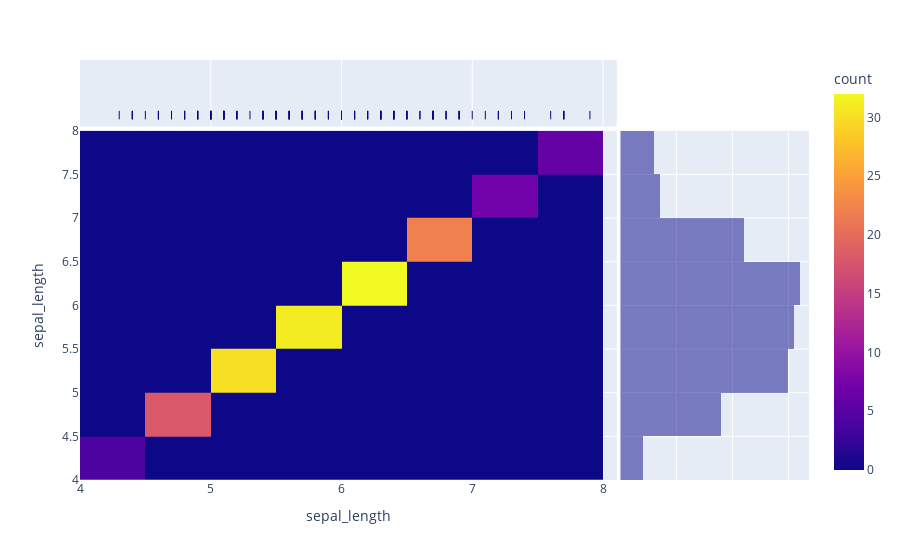
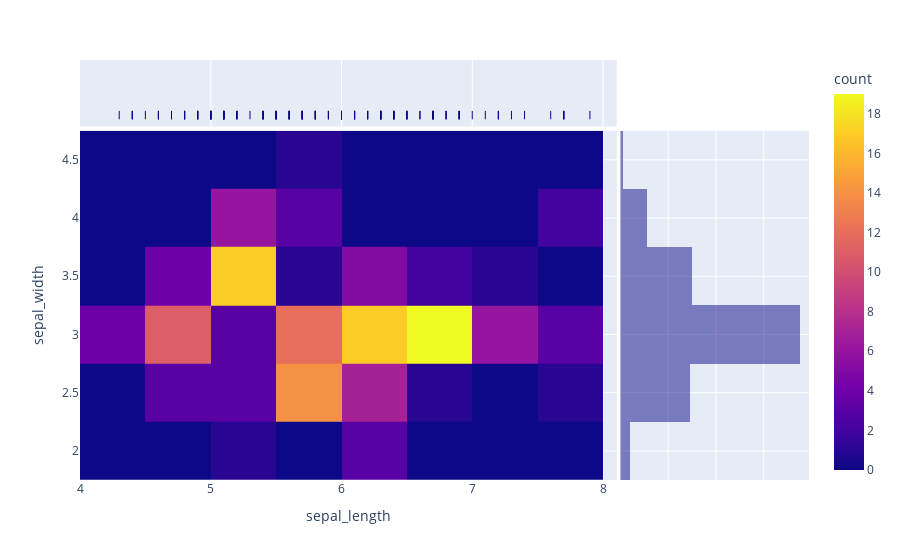
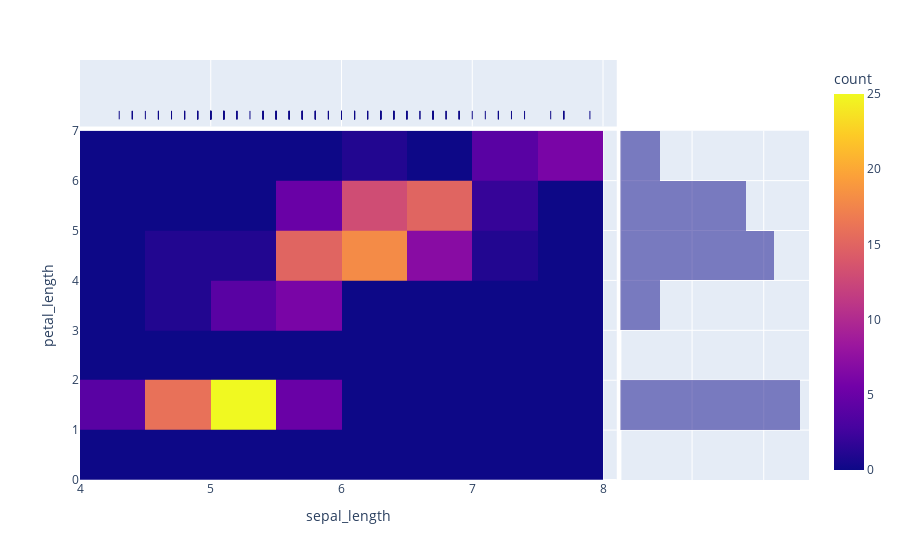
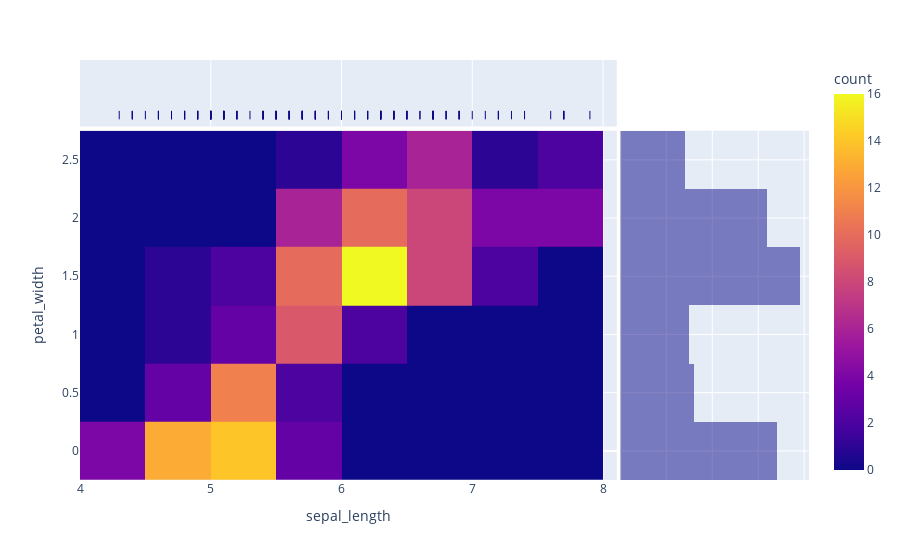

Notebook code for these charts, in order:
### Code cell
# All Possible Chart for density heat map of Iris Data:
colum =  ['sepal_length', 'sepal_width', 'petal_length', 'petal_width']
com = [tuple([a,b]) for a in [i for i in colum] for b in [i for i in colum]]  # Possible column in iris dataset
print("All Possible Match: ",com)
for i, j in com:
    print(density_map(i,j),"\n")

def density_heat(a,b):
    fig = px.density_heatmap(df, x=a, y=b, marginal_x="rug", marginal_y="histogram")
    fig.show()

### Figure 1 — Plotly figure (JSON) as saved in the notebook; plotly's stock layout.template omitted (floating-point values rounded to 4 significant figures; data arrays with more than 128 entries replaced by an {"elided": "..."} marker saying what was removed)
{"data": [{"coloraxis": "coloraxis", "hovertemplate": "sepal_length=%{y}<br>count=%{z}<extra></extra>", "name": "", "type": "histogram2d", "x": {"elided": "150 float values"}, "xaxis": "x", "xbingroup": "x", "y": {"elided": "150 float values"}, "yaxis": "y", "ybingroup": "y"}, {"alignmentgroup": "True", "boxpoints": "all", "fillcolor": "rgba(255,255,255,0)", "hoveron": "points", "hovertemplate": "sepal_length=%{x}<extra></extra>", "jitter": 0, "legendgroup": "", "line": {"color": "rgba(255,255,255,0)"}, "marker": {"color": "#0d0887", "symbol": "line-ns-open"}, "name": "", "offsetgroup": "", "showlegend": false, "type": "box", "x": {"elided": "150 float values"}, "xaxis": "x3", "yaxis": "y3"}, {"alignmentgroup": "True", "bingroup": "y", "hovertemplate": "sepal_length=%{y}<br>count=%{x}<extra></extra>", "legendgroup": "", "marker": {"color": "#0d0887"}, "name": "", "offsetgroup": "", "opacity": 0.5, "showlegend": false, "type": "histogram", "xaxis": "x2", "y": {"elided": "150 float values"}, "yaxis": "y2"}], "layout": {"autosize": true, "barmode": "overlay", "coloraxis": {"colorbar": {"title": {"text": "count"}}, "colorscale": [[0, "#0d0887"], [0.1111, "#46039f"], [0.2222, "#7201a8"], [0.3333, "#9c179e"], [0.4444, "#bd3786"], [0.5556, "#d8576b"], [0.6667, "#ed7953"], [0.7778, "#fb9f3a"], [0.8889, "#fdca26"], [1, "#f0f921"]]}, "legend": {"tracegroupgap": 0}, "margin": {"t": 60}, "xaxis": {"anchor": "y", "autorange": true, "domain": [0, 0.7363], "range": [4, 8.105], "title": {"text": "sepal_length"}, "type": "linear"}, "xaxis2": {"anchor": "y2", "autorange": true, "domain": [0.7413, 1], "matches": "x2", "range": [0, 33.68], "showgrid": true, "showline": false, "showticklabels": false, "ticks": ""}, "xaxis3": {"anchor": "y3", "autorange": true, "domain": [0, 0.7363], "matches": "x", "range": [4, 8.105], "showgrid": true, "showticklabels": false, "type": "linear"}, "xaxis4": {"anchor": "y4", "domain": [0.7413, 1], "matches": "x2", "showgrid": true, "showline": false, "showticklabels": false, "ticks": ""}, "yaxis": {"anchor": "x", "autorange": true, "domain": [0, 0.8316], "range": [4, 8], "title": {"text": "sepal_length"}, "type": "linear"}, "yaxis2": {"anchor": "x2", "autorange": true, "domain": [0, 0.8316], "matches": "y", "range": [4, 8], "showgrid": true, "showticklabels": false, "type": "linear"}, "yaxis3": {"anchor": "x3", "autorange": true, "domain": [0.8416, 1], "matches": "y3", "range": [-0.5942, 0.5], "showgrid": false, "showline": false, "showticklabels": false, "ticks": "", "type": "category"}, "yaxis4": {"anchor": "x4", "domain": [0.8416, 1], "matches": "y3", "showgrid": true, "showline": false, "showticklabels": false, "ticks": ""}}}

### Figure 2 — Plotly figure (JSON) as saved in the notebook; plotly's stock layout.template omitted (floating-point values rounded to 4 significant figures; data arrays with more than 128 entries replaced by an {"elided": "..."} marker saying what was removed)
{"data": [{"coloraxis": "coloraxis", "hovertemplate": "sepal_length=%{x}<br>sepal_width=%{y}<br>count=%{z}<extra></extra>", "name": "", "type": "histogram2d", "x": {"elided": "150 float values"}, "xaxis": "x", "xbingroup": "x", "y": {"elided": "150 float values"}, "yaxis": "y", "ybingroup": "y"}, {"alignmentgroup": "True", "boxpoints": "all", "fillcolor": "rgba(255,255,255,0)", "hoveron": "points", "hovertemplate": "sepal_length=%{x}<extra></extra>", "jitter": 0, "legendgroup": "", "line": {"color": "rgba(255,255,255,0)"}, "marker": {"color": "#0d0887", "symbol": "line-ns-open"}, "name": "", "offsetgroup": "", "showlegend": false, "type": "box", "x": {"elided": "150 float values"}, "xaxis": "x3", "yaxis": "y3"}, {"alignmentgroup": "True", "bingroup": "y", "hovertemplate": "sepal_width=%{y}<br>count=%{x}<extra></extra>", "legendgroup": "", "marker": {"color": "#0d0887"}, "name": "", "offsetgroup": "", "opacity": 0.5, "showlegend": false, "type": "histogram", "xaxis": "x2", "y": {"elided": "150 float values"}, "yaxis": "y2"}], "layout": {"autosize": true, "barmode": "overlay", "coloraxis": {"colorbar": {"title": {"text": "count"}}, "colorscale": [[0, "#0d0887"], [0.1111, "#46039f"], [0.2222, "#7201a8"], [0.3333, "#9c179e"], [0.4444, "#bd3786"], [0.5556, "#d8576b"], [0.6667, "#ed7953"], [0.7778, "#fb9f3a"], [0.8889, "#fdca26"], [1, "#f0f921"]]}, "legend": {"tracegroupgap": 0}, "margin": {"t": 60}, "xaxis": {"anchor": "y", "autorange": true, "domain": [0, 0.7363], "range": [4, 8.105], "title": {"text": "sepal_length"}, "type": "linear"}, "xaxis2": {"anchor": "y2", "autorange": true, "domain": [0.7413, 1], "matches": "x2", "range": [0, 78.95], "showgrid": true, "showline": false, "showticklabels": false, "ticks": ""}, "xaxis3": {"anchor": "y3", "autorange": true, "domain": [0, 0.7363], "matches": "x", "range": [4, 8.105], "showgrid": true, "showticklabels": false, "type": "linear"}, "xaxis4": {"anchor": "y4", "domain": [0.7413, 1], "matches": "x2", "showgrid": true, "showline": false, "showticklabels": false, "ticks": ""}, "yaxis": {"anchor": "x", "autorange": true, "domain": [0, 0.8316], "range": [1.75, 4.75], "title": {"text": "sepal_width"}, "type": "linear"}, "yaxis2": {"anchor": "x2", "autorange": true, "domain": [0, 0.8316], "matches": "y", "range": [1.75, 4.75], "showgrid": true, "showticklabels": false, "type": "linear"}, "yaxis3": {"anchor": "x3", "autorange": true, "domain": [0.8416, 1], "matches": "y3", "range": [-0.5942, 0.5], "showgrid": false, "showline": false, "showticklabels": false, "ticks": "", "type": "category"}, "yaxis4": {"anchor": "x4", "domain": [0.8416, 1], "matches": "y3", "showgrid": true, "showline": false, "showticklabels": false, "ticks": ""}}}

### Figure 3 — Plotly figure (JSON) as saved in the notebook; plotly's stock layout.template omitted (floating-point values rounded to 4 significant figures; data arrays with more than 128 entries replaced by an {"elided": "..."} marker saying what was removed)
{"data": [{"coloraxis": "coloraxis", "hovertemplate": "sepal_length=%{x}<br>petal_length=%{y}<br>count=%{z}<extra></extra>", "name": "", "type": "histogram2d", "x": {"elided": "150 float values"}, "xaxis": "x", "xbingroup": "x", "y": {"elided": "150 float values"}, "yaxis": "y", "ybingroup": "y"}, {"alignmentgroup": "True", "boxpoints": "all", "fillcolor": "rgba(255,255,255,0)", "hoveron": "points", "hovertemplate": "sepal_length=%{x}<extra></extra>", "jitter": 0, "legendgroup": "", "line": {"color": "rgba(255,255,255,0)"}, "marker": {"color": "#0d0887", "symbol": "line-ns-open"}, "name": "", "offsetgroup": "", "showlegend": false, "type": "box", "x": {"elided": "150 float values"}, "xaxis": "x3", "yaxis": "y3"}, {"alignmentgroup": "True", "bingroup": "y", "hovertemplate": "petal_length=%{y}<br>count=%{x}<extra></extra>", "legendgroup": "", "marker": {"color": "#0d0887"}, "name": "", "offsetgroup": "", "opacity": 0.5, "showlegend": false, "type": "histogram", "xaxis": "x2", "y": {"elided": "150 float values"}, "yaxis": "y2"}], "layout": {"autosize": true, "barmode": "overlay", "coloraxis": {"colorbar": {"title": {"text": "count"}}, "colorscale": [[0, "#0d0887"], [0.1111, "#46039f"], [0.2222, "#7201a8"], [0.3333, "#9c179e"], [0.4444, "#bd3786"], [0.5556, "#d8576b"], [0.6667, "#ed7953"], [0.7778, "#fb9f3a"], [0.8889, "#fdca26"], [1, "#f0f921"]]}, "legend": {"tracegroupgap": 0}, "margin": {"t": 60}, "xaxis": {"anchor": "y", "autorange": true, "domain": [0, 0.7363], "range": [4, 8.105], "title": {"text": "sepal_length"}, "type": "linear"}, "xaxis2": {"anchor": "y2", "autorange": true, "domain": [0.7413, 1], "matches": "x2", "range": [0, 52.63], "showgrid": true, "showline": false, "showticklabels": false, "ticks": ""}, "xaxis3": {"anchor": "y3", "autorange": true, "domain": [0, 0.7363], "matches": "x", "range": [4, 8.105], "showgrid": true, "showticklabels": false, "type": "linear"}, "xaxis4": {"anchor": "y4", "domain": [0.7413, 1], "matches": "x2", "showgrid": true, "showline": false, "showticklabels": false, "ticks": ""}, "yaxis": {"anchor": "x", "autorange": true, "domain": [0, 0.8316], "range": [0, 7], "title": {"text": "petal_length"}, "type": "linear"}, "yaxis2": {"anchor": "x2", "autorange": true, "domain": [0, 0.8316], "matches": "y", "range": [0, 7], "showgrid": true, "showticklabels": false, "type": "linear"}, "yaxis3": {"anchor": "x3", "autorange": true, "domain": [0.8416, 1], "matches": "y3", "range": [-0.5942, 0.5], "showgrid": false, "showline": false, "showticklabels": false, "ticks": "", "type": "category"}, "yaxis4": {"anchor": "x4", "domain": [0.8416, 1], "matches": "y3", "showgrid": true, "showline": false, "showticklabels": false, "ticks": ""}}}

### Figure 4 — Plotly figure (JSON) as saved in the notebook; plotly's stock layout.template omitted (floating-point values rounded to 4 significant figures; data arrays with more than 128 entries replaced by an {"elided": "..."} marker saying what was removed)
{"data": [{"coloraxis": "coloraxis", "hovertemplate": "sepal_length=%{x}<br>petal_width=%{y}<br>count=%{z}<extra></extra>", "name": "", "type": "histogram2d", "x": {"elided": "150 float values"}, "xaxis": "x", "xbingroup": "x", "y": {"elided": "150 float values"}, "yaxis": "y", "ybingroup": "y"}, {"alignmentgroup": "True", "boxpoints": "all", "fillcolor": "rgba(255,255,255,0)", "hoveron": "points", "hovertemplate": "sepal_length=%{x}<extra></extra>", "jitter": 0, "legendgroup": "", "line": {"color": "rgba(255,255,255,0)"}, "marker": {"color": "#0d0887", "symbol": "line-ns-open"}, "name": "", "offsetgroup": "", "showlegend": false, "type": "box", "x": {"elided": "150 float values"}, "xaxis": "x3", "yaxis": "y3"}, {"alignmentgroup": "True", "bingroup": "y", "hovertemplate": "petal_width=%{y}<br>count=%{x}<extra></extra>", "legendgroup": "", "marker": {"color": "#0d0887"}, "name": "", "offsetgroup": "", "opacity": 0.5, "showlegend": false, "type": "histogram", "xaxis": "x2", "y": {"elided": "150 float values"}, "yaxis": "y2"}], "layout": {"autosize": true, "barmode": "overlay", "coloraxis": {"colorbar": {"title": {"text": "count"}}, "colorscale": [[0, "#0d0887"], [0.1111, "#46039f"], [0.2222, "#7201a8"], [0.3333, "#9c179e"], [0.4444, "#bd3786"], [0.5556, "#d8576b"], [0.6667, "#ed7953"], [0.7778, "#fb9f3a"], [0.8889, "#fdca26"], [1, "#f0f921"]]}, "legend": {"tracegroupgap": 0}, "margin": {"t": 60}, "xaxis": {"anchor": "y", "autorange": true, "domain": [0, 0.7363], "range": [4, 8.105], "title": {"text": "sepal_length"}, "type": "linear"}, "xaxis2": {"anchor": "y2", "autorange": true, "domain": [0.7413, 1], "matches": "x2", "range": [0, 41.05], "showgrid": true, "showline": false, "showticklabels": false, "ticks": ""}, "xaxis3": {"anchor": "y3", "autorange": true, "domain": [0, 0.7363], "matches": "x", "range": [4, 8.105], "showgrid": true, "showticklabels": false, "type": "linear"}, "xaxis4": {"anchor": "y4", "domain": [0.7413, 1], "matches": "x2", "showgrid": true, "showline": false, "showticklabels": false, "ticks": ""}, "yaxis": {"anchor": "x", "autorange": true, "domain": [0, 0.8316], "range": [-0.25, 2.75], "title": {"text": "petal_width"}, "type": "linear"}, "yaxis2": {"anchor": "x2", "autorange": true, "domain": [0, 0.8316], "matches": "y", "range": [-0.25, 2.75], "showgrid": true, "showticklabels": false, "type": "linear"}, "yaxis3": {"anchor": "x3", "autorange": true, "domain": [0.8416, 1], "matches": "y3", "range": [-0.5942, 0.5], "showgrid": false, "showline": false, "showticklabels": false, "ticks": "", "type": "category"}, "yaxis4": {"anchor": "x4", "domain": [0.8416, 1], "matches": "y3", "showgrid": true, "showline": false, "showticklabels": false, "ticks": ""}}}
